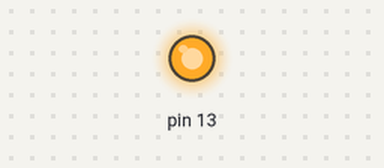
Recording of a sketch running on a simulated Arduino Uno, built with avr-gcc and run on an emulated ATmega328P. Shown: output pins drawn as LEDs (lit = HIGH). At 4.0 s the program stops and its outputs stay as they are.

Above: at 0.1 s.
At 2.1 s:
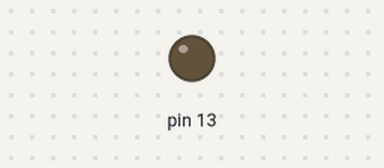
Timing chart, 0 to 3.6 s (numbered marks = the images above):
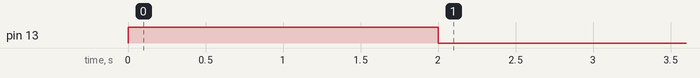

The sketch:

arduino-sketch-project.ino
```cpp
#include <Arduino.h>


void setup() {
    pinMode(13, OUTPUT);


}

void loop() {
    digitalWrite(13, HIGH);
    delay (2000);
    digitalWrite(13,LOW);
    delay (2000);
    exit(0);
}
```

Measured:
- by itself, pin 13: LOW → HIGH at 0.00 s, → LOW 2.0 s later
